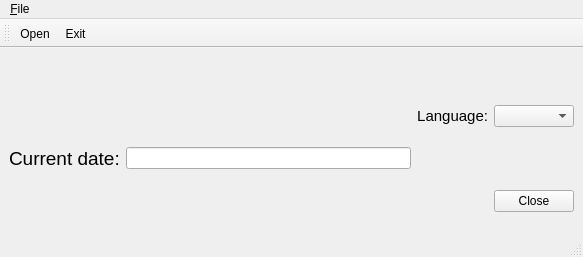
<?xml version="1.0" encoding="UTF-8"?>
<ui version="4.0">
 <class>OknoGlowne</class>
 <widget class="QMainWindow" name="OknoGlowne">
  <property name="geometry">
   <rect>
    <x>0</x>
    <y>0</y>
    <width>583</width>
    <height>257</height>
   </rect>
  </property>
  <property name="windowTitle">
   <string>Application Window</string>
  </property>
  <widget class="QWidget" name="centralwidget">
   <layout class="QGridLayout" name="gridLayout">
    <item row="0" column="3">
     <widget class="QLabel" name="_pLabel_Flag">
      <property name="sizePolicy">
       <sizepolicy hsizetype="Fixed" vsizetype="Fixed">
        <horstretch>0</horstretch>
        <verstretch>0</verstretch>
       </sizepolicy>
      </property>
      <property name="text">
       <string/>
      </property>
      <property name="pixmap">
       <pixmap resource="../res/przyklad.qrc">:/icons/flag_pl.png</pixmap>
      </property>
     </widget>
    </item>
    <item row="1" column="0" colspan="2">
     <spacer name="horizontalSpacer">
      <property name="orientation">
       <enum>Qt::Horizontal</enum>
      </property>
      <property name="sizeHint" stdset="0">
       <size>
        <width>327</width>
        <height>20</height>
       </size>
      </property>
     </spacer>
    </item>
    <item row="1" column="2">
     <widget class="QLabel" name="_wNapis_Jezyk">
      <property name="font">
       <font>
        <pointsize>11</pointsize>
       </font>
      </property>
      <property name="layoutDirection">
       <enum>Qt::LeftToRight</enum>
      </property>
      <property name="text">
       <string>Language:</string>
      </property>
      <property name="alignment">
       <set>Qt::AlignRight|Qt::AlignTrailing|Qt::AlignVCenter</set>
      </property>
     </widget>
    </item>
    <item row="1" column="3">
     <widget class="QComboBox" name="_wWyborJezyka"/>
    </item>
    <item row="2" column="0">
     <widget class="QLabel" name="_wEtykieta_Data">
      <property name="minimumSize">
       <size>
        <width>10</width>
        <height>10</height>
       </size>
      </property>
      <property name="font">
       <font>
        <pointsize>14</pointsize>
       </font>
      </property>
      <property name="text">
       <string>Current date:</string>
      </property>
     </widget>
    </item>
    <item row="2" column="1">
     <widget class="QLineEdit" name="_wNapis_Czas">
      <property name="minimumSize">
       <size>
        <width>200</width>
        <height>20</height>
       </size>
      </property>
      <property name="readOnly">
       <bool>true</bool>
      </property>
     </widget>
    </item>
    <item row="3" column="3">
     <widget class="QPushButton" name="_wPrzycisk_Koniec">
      <property name="statusTip">
       <string>Close and exit an application</string>
      </property>
      <property name="text">
       <string>Close</string>
      </property>
     </widget>
    </item>
   </layout>
  </widget>
  <widget class="QMenuBar" name="menubar">
   <property name="geometry">
    <rect>
     <x>0</x>
     <y>0</y>
     <width>583</width>
     <height>22</height>
    </rect>
   </property>
   <widget class="QMenu" name="menu_File">
    <property name="title">
     <string>&amp;File</string>
    </property>
    <addaction name="action_Open"/>
    <addaction name="action_Exit"/>
   </widget>
   <addaction name="menu_File"/>
  </widget>
  <widget class="QStatusBar" name="statusbar"/>
  <widget class="QToolBar" name="toolBar">
   <property name="orientation">
    <enum>Qt::Horizontal</enum>
   </property>
   <attribute name="toolBarArea">
    <enum>TopToolBarArea</enum>
   </attribute>
   <attribute name="toolBarBreak">
    <bool>false</bool>
   </attribute>
   <addaction name="action_Open"/>
   <addaction name="action_Exit"/>
  </widget>
  <action name="action_Open">
   <property name="icon">
    <iconset resource="../res/przyklad.qrc">
     <normaloff>:/icons/icons/fileopen.png</normaloff>:/icons/icons/fileopen.png</iconset>
   </property>
   <property name="text">
    <string>&amp;Open</string>
   </property>
   <property name="toolTip">
    <string>Open a new file</string>
   </property>
   <property name="statusTip">
    <string>Open a new file (status bar)</string>
   </property>
  </action>
  <action name="action_Exit">
   <property name="icon">
    <iconset resource="../res/przyklad.qrc">
     <normaloff>:/icons/icons/exit.png</normaloff>:/icons/icons/exit.png</iconset>
   </property>
   <property name="text">
    <string>&amp;Exit</string>
   </property>
   <property name="toolTip">
    <string>Exit the application</string>
   </property>
  </action>
 </widget>
 <resources>
  <include location="../res/przyklad.qrc"/>
 </resources>
 <connections/>
</ui>
